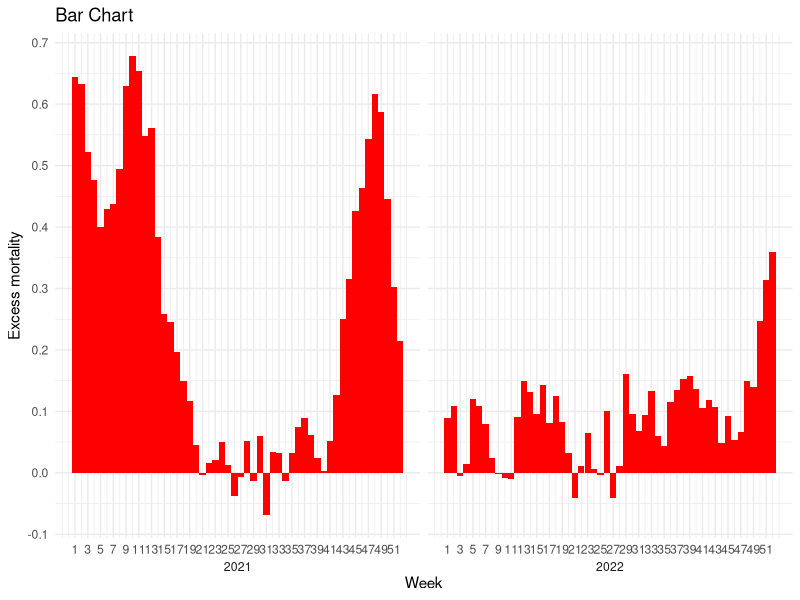

This figure's R source:
# Load ggplot2
library(ggplot2)

# Create data
data <- read.csv("Data.csv")



ggplot(data, aes(Week, mortality, group=Year)) +
  geom_bar(stat = "identity", fill = "Red", width = 1) +
  labs(x = "Week", y = "Excess mortality", title = "Bar Chart") +
  theme_minimal() +
  ylim(-0.1, 0.8) +
  facet_grid(.~Year, scales = "free", switch = "x", space = "free_x") + 
  theme(strip.placement = "outside", strip.text.x = element_text(margin = margin(0, 0, 0, 0)))+
  scale_x_continuous(breaks = seq(1, 52, 2))+
  scale_y_continuous(breaks = seq(-0.1, 0.8, 0.1))  
